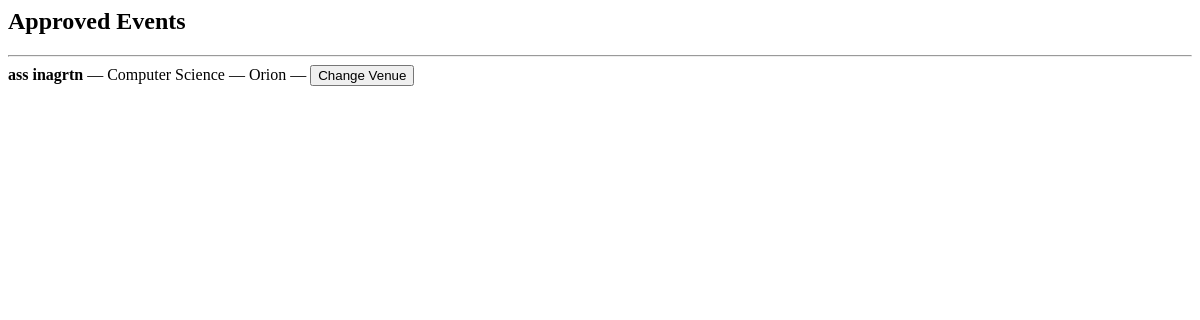
Page /events/principal/approved/ (signed in) on the earlier database version.
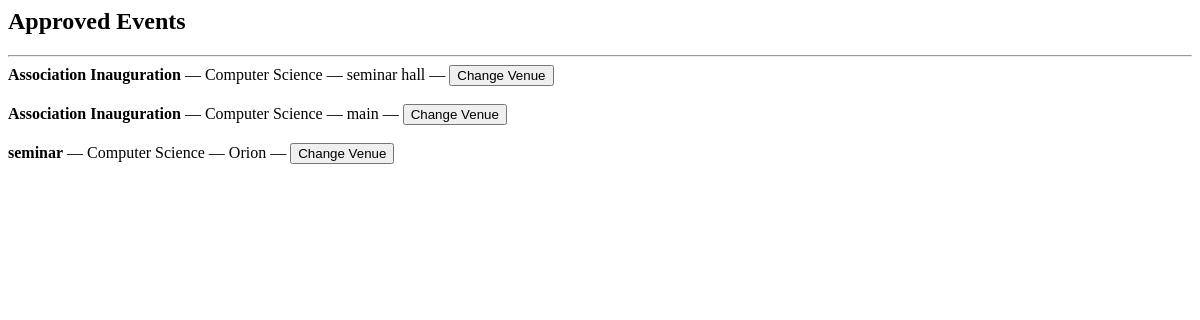
Same page on the later database version.
### events/models.py (models this page shows, shortened)
class Event(models.Model):
    CATEGORY_CHOICES = (
        ('department', 'Department'),
        ('nss', 'NSS'),
        ('ncc', 'NCC'),
        ('union', 'Union'),
        ('other', 'Other'),
    )
    PARTICIPATION_CHOICES = (
        ('boys', 'Boys'),
        ('girls', 'Girls'),
        ('mixed', 'Mixed'),
    )
    STATUS_CHOICES = (
        ('pending', 'Pending Approval'),
        ('approved', 'Approved'),
        ('rejected', 'Rejected'),
        ('completed', 'Completed'),
        ('verified', 'Verified'),
    )
    title = models.CharField(max_length=200)
    category = models.CharField(max_length=20, choices=CATEGORY_CHOICES)
    created_by = models.ForeignKey(
        settings.AUTH_USER_MODEL,
        on_delete=models.CASCADE
    )
    department = models.ForeignKey(
    Department,
    on_delete=models.SET_NULL,
    null=True,
    blank=True
    )
    participation_type = models.CharField(
        max_length=20,
        choices=PARTICIPATION_CHOICES
    )
    budget = models.DecimalField(max_digits=10, decimal_places=2)
    venue = models.ForeignKey(
    Venue,
    on_delete=models.PROTECT
    )
    start_date = models.DateField()
    end_date = models.DateField()
    start_time = models.TimeField(null=True, blank=True)
    end_time = models.TimeField(null=True, blank=True)
    description = models.TextField()
    status = models.CharField(
        max_length=20,
        choices=STATUS_CHOICES,
        default='pending'
    )
    principal_remark = models.TextField(blank=True, null=True)
    created_at = models.DateTimeField(auto_now_add=True)
    report_text = models.TextField(blank=True, null=True)
    attendance_file = models.FileField(
        upload_to='attendance/',
        blank=True,
        null=True
    )
    photo = models.ImageField(
        upload_to='event_photos/',
        blank=True,
        null=True
    )
    completed_at = models.DateTimeField(blank=True, null=True)

class Department(models.Model):
    name = models.CharField(max_length=100, unique=True)
    def __str__(self):
        return self.name

class Venue(models.Model):
    name = models.CharField(max_length=100, unique=True)
    def __str__(self):
        return self.name

### events/views.py (the view)
@login_required
def principal_approved_events(request):
    if request.user.role != 'principal':
        return redirect('login')
    today = timezone.now().date()
    approved_events = Event.objects.filter(
        status='approved'
    ).order_by('-start_date')
    context = {
        'approved_events': approved_events,
        'today': today
    }
    return render(
        request,
        'events/principal_approved.html',
        context
    )

### events/templates/events/principal_approved.html (shortened to what this page needs)
<h2>Approved Events</h2>
<hr>
{% for e in approved_events %}
    <b>{{ e.title }}</b> —
    {{ e.department }} —
    {{ e.venue }} —
    <a href="{% url 'change_event_venue' e.id %}">
        <button>Change Venue</button>
    </a>
{% empty %}
    No approved events.
{% endfor %}

Differences in the rows shown:
now on this page (row edited): Event: title "Association Inauguration", department "Computer Science", venue "seminar hall"
changed Event: title "ass inagrtn" → "Association Inauguration"; venue "Orion" → "main"
added Event: title "seminar", department "Computer Science", venue "Orion"
